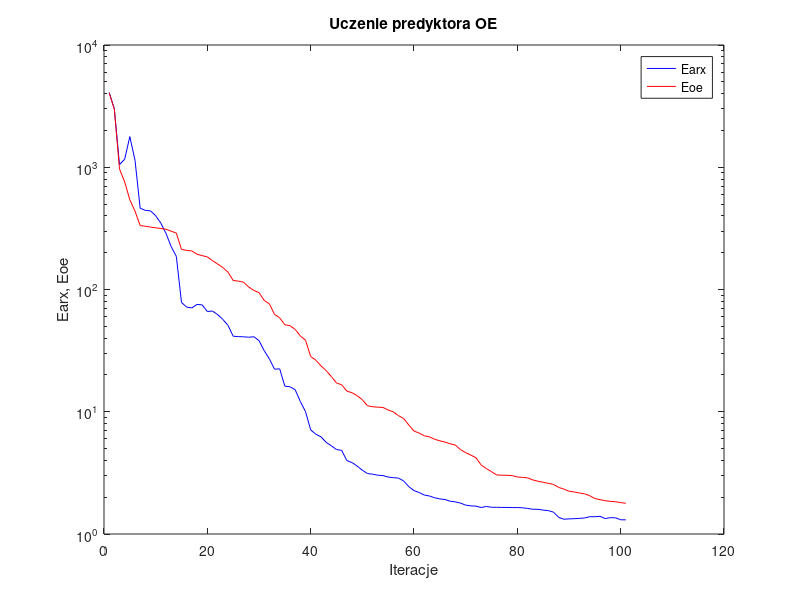
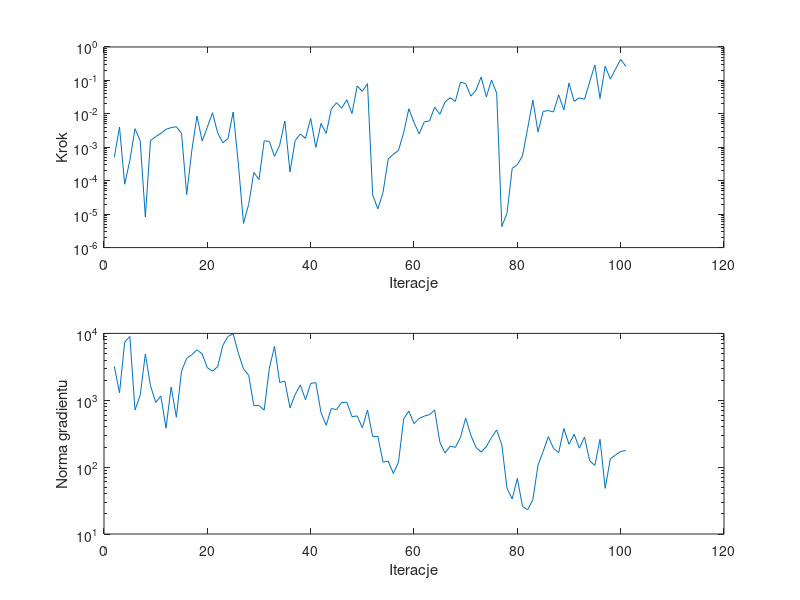

These charts were generated, in order, by the following MATLAB code:
%uczenie predyktora oe
clear all;
n=0; farx(n+1)=4.097911e+003; foe(n+1)=4.056201e+003; wspucz(n+1)=0.000000e+000; ng(n+1)=0.000000e+000;
%odnowa zmiennej metryki
n=1; farx(n+1)=3.007867e+003; foe(n+1)=2.973229e+003; krok(n+1)=5.069434e-004; ng(n+1)=3.198604e+003;
n=2; farx(n+1)=1.051939e+003; foe(n+1)=9.691274e+002; krok(n+1)=4.004785e-003; ng(n+1)=1.292137e+003;
n=3; farx(n+1)=1.163814e+003; foe(n+1)=7.581565e+002; krok(n+1)=7.846985e-005; ng(n+1)=7.365926e+003;
n=4; farx(n+1)=1.781563e+003; foe(n+1)=5.420180e+002; krok(n+1)=4.053221e-004; ng(n+1)=8.995757e+003;
n=5; farx(n+1)=1.141799e+003; foe(n+1)=4.370642e+002; krok(n+1)=3.595838e-003; ng(n+1)=7.155179e+002;
n=6; farx(n+1)=4.628128e+002; foe(n+1)=3.334367e+002; krok(n+1)=1.568349e-003; ng(n+1)=1.183809e+003;
n=7; farx(n+1)=4.437647e+002; foe(n+1)=3.291351e+002; krok(n+1)=8.318815e-006; ng(n+1)=4.896038e+003;
n=8; farx(n+1)=4.401136e+002; foe(n+1)=3.239063e+002; krok(n+1)=1.587460e-003; ng(n+1)=1.648466e+003;
n=9; farx(n+1)=4.014163e+002; foe(n+1)=3.197725e+002; krok(n+1)=2.081087e-003; ng(n+1)=9.304489e+002;
n=10; farx(n+1)=3.489967e+002; foe(n+1)=3.153776e+002; krok(n+1)=2.607264e-003; ng(n+1)=1.157363e+003;
n=11; farx(n+1)=2.877429e+002; foe(n+1)=3.109829e+002; krok(n+1)=3.452691e-003; ng(n+1)=3.828043e+002;
n=12; farx(n+1)=2.241464e+002; foe(n+1)=3.000357e+002; krok(n+1)=3.880673e-003; ng(n+1)=1.585583e+003;
n=13; farx(n+1)=1.864689e+002; foe(n+1)=2.893700e+002; krok(n+1)=4.126056e-003; ng(n+1)=5.581806e+002;
n=14; farx(n+1)=7.831370e+001; foe(n+1)=2.128600e+002; krok(n+1)=2.647020e-003; ng(n+1)=2.721159e+003;
n=15; farx(n+1)=7.176897e+001; foe(n+1)=2.089276e+002; krok(n+1)=3.870095e-005; ng(n+1)=4.232119e+003;
n=16; farx(n+1)=7.070424e+001; foe(n+1)=2.067727e+002; krok(n+1)=8.138997e-004; ng(n+1)=4.783920e+003;
n=17; farx(n+1)=7.544004e+001; foe(n+1)=1.942373e+002; krok(n+1)=8.558166e-003; ng(n+1)=5.690608e+003;
n=18; farx(n+1)=7.490372e+001; foe(n+1)=1.894002e+002; krok(n+1)=1.532691e-003; ng(n+1)=4.932653e+003;
n=19; farx(n+1)=6.607310e+001; foe(n+1)=1.848154e+002; krok(n+1)=4.008930e-003; ng(n+1)=3.063983e+003;
n=20; farx(n+1)=6.667969e+001; foe(n+1)=1.721411e+002; krok(n+1)=1.076348e-002; ng(n+1)=2.723004e+003;
n=21; farx(n+1)=6.228543e+001; foe(n+1)=1.615301e+002; krok(n+1)=2.707062e-003; ng(n+1)=3.183729e+003;
n=22; farx(n+1)=5.692553e+001; foe(n+1)=1.512464e+002; krok(n+1)=1.358387e-003; ng(n+1)=6.628026e+003;
n=23; farx(n+1)=5.090798e+001; foe(n+1)=1.385988e+002; krok(n+1)=1.841613e-003; ng(n+1)=9.026042e+003;
n=24; farx(n+1)=4.149443e+001; foe(n+1)=1.185743e+002; krok(n+1)=1.139839e-002; ng(n+1)=9.816243e+003;
n=25; farx(n+1)=4.117137e+001; foe(n+1)=1.170713e+002; krok(n+1)=3.192302e-004; ng(n+1)=5.072696e+003;
%odnowa zmiennej metryki
n=26; farx(n+1)=4.103924e+001; foe(n+1)=1.148014e+002; krok(n+1)=5.298884e-006; ng(n+1)=2.948478e+003;
n=27; farx(n+1)=4.070724e+001; foe(n+1)=1.048519e+002; krok(n+1)=1.961815e-005; ng(n+1)=2.367513e+003;
n=28; farx(n+1)=4.108067e+001; foe(n+1)=9.821389e+001; krok(n+1)=1.764835e-004; ng(n+1)=8.308242e+002;
n=29; farx(n+1)=3.822541e+001; foe(n+1)=9.433739e+001; krok(n+1)=1.081342e-004; ng(n+1)=8.334130e+002;
n=30; farx(n+1)=3.161145e+001; foe(n+1)=8.141759e+001; krok(n+1)=1.563831e-003; ng(n+1)=7.120961e+002;
n=31; farx(n+1)=2.711550e+001; foe(n+1)=7.644300e+001; krok(n+1)=1.499367e-003; ng(n+1)=3.006502e+003;
n=32; farx(n+1)=2.229169e+001; foe(n+1)=6.265333e+001; krok(n+1)=5.333789e-004; ng(n+1)=6.373741e+003;
n=33; farx(n+1)=2.244904e+001; foe(n+1)=5.865878e+001; krok(n+1)=1.156180e-003; ng(n+1)=1.850965e+003;
n=34; farx(n+1)=1.620103e+001; foe(n+1)=5.146619e+001; krok(n+1)=6.118871e-003; ng(n+1)=1.923835e+003;
n=35; farx(n+1)=1.600380e+001; foe(n+1)=5.062113e+001; krok(n+1)=1.821736e-004; ng(n+1)=7.710485e+002;
n=36; farx(n+1)=1.514143e+001; foe(n+1)=4.715566e+001; krok(n+1)=1.599773e-003; ng(n+1)=1.219179e+003;
n=37; farx(n+1)=1.213159e+001; foe(n+1)=4.173435e+001; krok(n+1)=2.501815e-003; ng(n+1)=1.697982e+003;
n=38; farx(n+1)=1.003564e+001; foe(n+1)=3.844119e+001; krok(n+1)=1.852313e-003; ng(n+1)=1.017897e+003;
n=39; farx(n+1)=7.114243e+000; foe(n+1)=2.834430e+001; krok(n+1)=7.342058e-003; ng(n+1)=1.782264e+003;
n=40; farx(n+1)=6.545751e+000; foe(n+1)=2.639052e+001; krok(n+1)=9.854180e-004; ng(n+1)=1.838962e+003;
n=41; farx(n+1)=6.236589e+000; foe(n+1)=2.373413e+001; krok(n+1)=5.167850e-003; ng(n+1)=6.550227e+002;
n=42; farx(n+1)=5.615487e+000; foe(n+1)=2.170500e+001; krok(n+1)=2.593399e-003; ng(n+1)=4.229814e+002;
n=43; farx(n+1)=5.269872e+000; foe(n+1)=1.940661e+001; krok(n+1)=1.390246e-002; ng(n+1)=7.539376e+002;
n=44; farx(n+1)=4.905194e+000; foe(n+1)=1.719067e+001; krok(n+1)=2.147336e-002; ng(n+1)=7.243385e+002;
n=45; farx(n+1)=4.827918e+000; foe(n+1)=1.662469e+001; krok(n+1)=1.483652e-002; ng(n+1)=9.317269e+002;
n=46; farx(n+1)=3.987737e+000; foe(n+1)=1.475654e+001; krok(n+1)=2.629130e-002; ng(n+1)=9.306983e+002;
n=47; farx(n+1)=3.837649e+000; foe(n+1)=1.430939e+001; krok(n+1)=1.023953e-002; ng(n+1)=5.683926e+002;
n=48; farx(n+1)=3.594315e+000; foe(n+1)=1.352657e+001; krok(n+1)=6.813219e-002; ng(n+1)=5.826667e+002;
n=49; farx(n+1)=3.324241e+000; foe(n+1)=1.253276e+001; krok(n+1)=4.732206e-002; ng(n+1)=3.881330e+002;
n=50; farx(n+1)=3.121517e+000; foe(n+1)=1.119910e+001; krok(n+1)=8.000730e-002; ng(n+1)=7.128484e+002;
%odnowa zmiennej metryki
n=51; farx(n+1)=3.085884e+000; foe(n+1)=1.098318e+001; krok(n+1)=3.773212e-005; ng(n+1)=2.869125e+002;
n=52; farx(n+1)=3.025136e+000; foe(n+1)=1.089812e+001; krok(n+1)=1.444886e-005; ng(n+1)=2.886772e+002;
n=53; farx(n+1)=3.005535e+000; foe(n+1)=1.084280e+001; krok(n+1)=4.403374e-005; ng(n+1)=1.187768e+002;
n=54; farx(n+1)=2.922999e+000; foe(n+1)=1.033369e+001; krok(n+1)=4.476652e-004; ng(n+1)=1.228704e+002;
n=55; farx(n+1)=2.890227e+000; foe(n+1)=9.979376e+000; krok(n+1)=6.180774e-004; ng(n+1)=8.050876e+001;
n=56; farx(n+1)=2.866014e+000; foe(n+1)=9.290385e+000; krok(n+1)=8.062699e-004; ng(n+1)=1.187686e+002;
n=57; farx(n+1)=2.717106e+000; foe(n+1)=8.801824e+000; krok(n+1)=2.739044e-003; ng(n+1)=5.255119e+002;
n=58; farx(n+1)=2.439061e+000; foe(n+1)=7.789212e+000; krok(n+1)=1.423591e-002; ng(n+1)=6.903290e+002;
n=59; farx(n+1)=2.263165e+000; foe(n+1)=6.948090e+000; krok(n+1)=5.557598e-003; ng(n+1)=4.482094e+002;
n=60; farx(n+1)=2.185779e+000; foe(n+1)=6.694958e+000; krok(n+1)=2.513970e-003; ng(n+1)=5.354218e+002;
n=61; farx(n+1)=2.082459e+000; foe(n+1)=6.358452e+000; krok(n+1)=5.819038e-003; ng(n+1)=5.788622e+002;
n=62; farx(n+1)=2.045107e+000; foe(n+1)=6.238961e+000; krok(n+1)=6.130766e-003; ng(n+1)=6.101555e+002;
n=63; farx(n+1)=1.977438e+000; foe(n+1)=5.952688e+000; krok(n+1)=1.586441e-002; ng(n+1)=7.161224e+002;
n=64; farx(n+1)=1.936997e+000; foe(n+1)=5.782940e+000; krok(n+1)=9.769926e-003; ng(n+1)=2.368416e+002;
n=65; farx(n+1)=1.914613e+000; foe(n+1)=5.651487e+000; krok(n+1)=2.251094e-002; ng(n+1)=1.624181e+002;
n=66; farx(n+1)=1.853941e+000; foe(n+1)=5.465220e+000; krok(n+1)=3.054889e-002; ng(n+1)=2.066982e+002;
n=67; farx(n+1)=1.831370e+000; foe(n+1)=5.340265e+000; krok(n+1)=2.366103e-002; ng(n+1)=1.972648e+002;
n=68; farx(n+1)=1.789441e+000; foe(n+1)=4.898250e+000; krok(n+1)=8.892157e-002; ng(n+1)=2.782014e+002;
n=69; farx(n+1)=1.722529e+000; foe(n+1)=4.628408e+000; krok(n+1)=8.000730e-002; ng(n+1)=5.425829e+002;
n=70; farx(n+1)=1.699853e+000; foe(n+1)=4.420064e+000; krok(n+1)=3.377395e-002; ng(n+1)=3.007553e+002;
n=71; farx(n+1)=1.690138e+000; foe(n+1)=4.203138e+000; krok(n+1)=5.120727e-002; ng(n+1)=1.972679e+002;
n=72; farx(n+1)=1.646924e+000; foe(n+1)=3.669619e+000; krok(n+1)=1.269153e-001; ng(n+1)=1.680119e+002;
n=73; farx(n+1)=1.680247e+000; foe(n+1)=3.429259e+000; krok(n+1)=3.192743e-002; ng(n+1)=2.028126e+002;
n=74; farx(n+1)=1.654746e+000; foe(n+1)=3.235762e+000; krok(n+1)=1.032026e-001; ng(n+1)=2.774228e+002;
n=75; farx(n+1)=1.653700e+000; foe(n+1)=3.042432e+000; krok(n+1)=4.165943e-002; ng(n+1)=3.598772e+002;
%odnowa zmiennej metryki
n=76; farx(n+1)=1.650005e+000; foe(n+1)=3.024945e+000; krok(n+1)=4.269784e-006; ng(n+1)=2.144261e+002;
n=77; farx(n+1)=1.649499e+000; foe(n+1)=3.023234e+000; krok(n+1)=1.071362e-005; ng(n+1)=4.825761e+001;
n=78; farx(n+1)=1.644639e+000; foe(n+1)=3.005675e+000; krok(n+1)=2.326282e-004; ng(n+1)=3.349916e+001;
n=79; farx(n+1)=1.645572e+000; foe(n+1)=2.927338e+000; krok(n+1)=3.018569e-004; ng(n+1)=6.788520e+001;
n=80; farx(n+1)=1.639246e+000; foe(n+1)=2.906697e+000; krok(n+1)=5.534736e-004; ng(n+1)=2.589462e+001;
n=81; farx(n+1)=1.617949e+000; foe(n+1)=2.877951e+000; krok(n+1)=3.715831e-003; ng(n+1)=2.297409e+001;
n=82; farx(n+1)=1.593945e+000; foe(n+1)=2.767447e+000; krok(n+1)=2.570124e-002; ng(n+1)=3.255085e+001;
n=83; farx(n+1)=1.592708e+000; foe(n+1)=2.702587e+000; krok(n+1)=2.883948e-003; ng(n+1)=1.070253e+002;
n=84; farx(n+1)=1.569333e+000; foe(n+1)=2.647556e+000; krok(n+1)=1.183052e-002; ng(n+1)=1.720447e+002;
n=85; farx(n+1)=1.553373e+000; foe(n+1)=2.596718e+000; krok(n+1)=1.251384e-002; ng(n+1)=2.860600e+002;
n=86; farx(n+1)=1.509010e+000; foe(n+1)=2.545730e+000; krok(n+1)=1.142218e-002; ng(n+1)=1.907623e+002;
n=87; farx(n+1)=1.368662e+000; foe(n+1)=2.405551e+000; krok(n+1)=3.707198e-002; ng(n+1)=1.642574e+002;
n=88; farx(n+1)=1.320265e+000; foe(n+1)=2.329933e+000; krok(n+1)=1.305321e-002; ng(n+1)=3.792857e+002;
n=89; farx(n+1)=1.329637e+000; foe(n+1)=2.239193e+000; krok(n+1)=8.276012e-002; ng(n+1)=2.194495e+002;
n=90; farx(n+1)=1.334389e+000; foe(n+1)=2.208650e+000; krok(n+1)=2.362755e-002; ng(n+1)=3.102731e+002;
n=91; farx(n+1)=1.342404e+000; foe(n+1)=2.164727e+000; krok(n+1)=3.002384e-002; ng(n+1)=1.920148e+002;
n=92; farx(n+1)=1.351696e+000; foe(n+1)=2.131113e+000; krok(n+1)=2.727111e-002; ng(n+1)=2.821630e+002;
n=93; farx(n+1)=1.385166e+000; foe(n+1)=2.058685e+000; krok(n+1)=9.035956e-002; ng(n+1)=1.241905e+002;
n=94; farx(n+1)=1.384373e+000; foe(n+1)=1.950693e+000; krok(n+1)=2.894475e-001; ng(n+1)=1.059749e+002;
n=95; farx(n+1)=1.395072e+000; foe(n+1)=1.910405e+000; krok(n+1)=2.876670e-002; ng(n+1)=2.608810e+002;
n=96; farx(n+1)=1.337402e+000; foe(n+1)=1.871137e+000; krok(n+1)=2.663672e-001; ng(n+1)=4.806953e+001;
n=97; farx(n+1)=1.360192e+000; foe(n+1)=1.850453e+000; krok(n+1)=1.090928e-001; ng(n+1)=1.324816e+002;
n=98; farx(n+1)=1.356725e+000; foe(n+1)=1.835975e+000; krok(n+1)=2.186494e-001; ng(n+1)=1.522291e+002;
n=99; farx(n+1)=1.307544e+000; foe(n+1)=1.806220e+000; krok(n+1)=4.228884e-001; ng(n+1)=1.717812e+002;
n=100; farx(n+1)=1.305456e+000; foe(n+1)=1.783164e+000; krok(n+1)=2.671770e-001; ng(n+1)=1.769539e+002;

figure; semilogy(farx,'b'); hold on; semilogy(foe,'r'); xlabel('Iteracje'); ylabel('Earx, Eoe'); legend('Earx','Eoe'); title('Uczenie predyktora OE');
figure; subplot(2,1,1); semilogy(krok); xlabel('Iteracje'); ylabel('Krok');
subplot(2,1,2); semilogy(ng); xlabel('Iteracje'); ylabel('Norma gradientu');
Earx=farx(n+1)
Eoe=foe(n+1)
